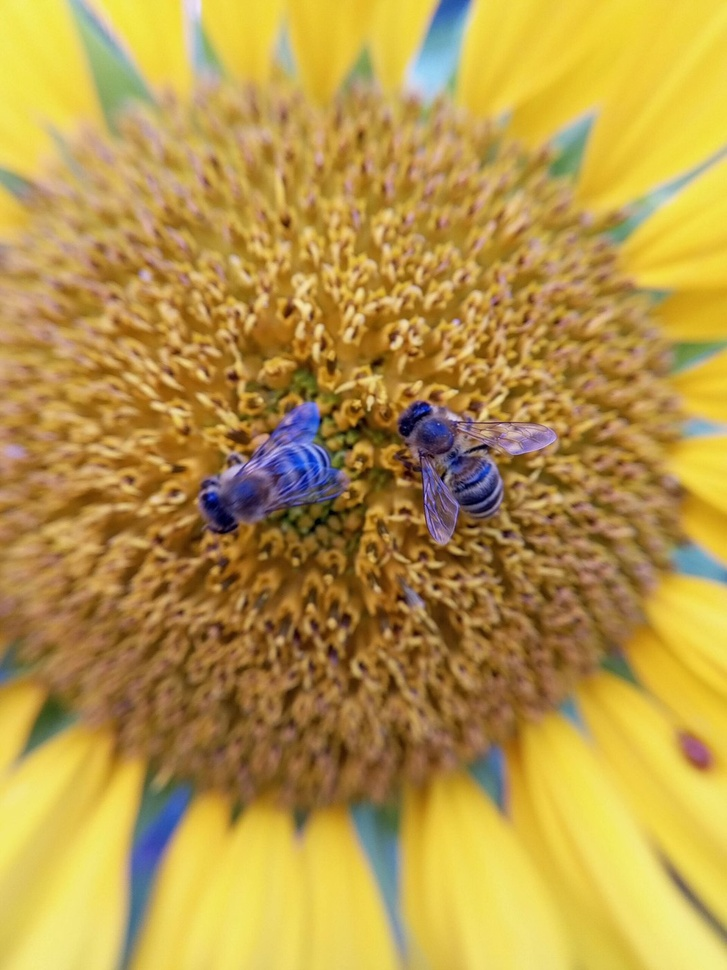
#> input picture carrosseis/assets/fotos/abelha-girassol.jpg, 727 x 970 px, shrunk from 1050 x 1400 before the run
$ python luz_de_borda.py ../assets/fotos/abelha-girassol.jpg ../assets/fotos/ceu-dramatico-soja.jpg ../assets/fotos/ceu-dramatico-soja.jpg 1.0
#> lines starting #> are read from the running program, lines starting #| are printed output that depends on the picture
# Integra um recorte numa cena em contraluz: escurece, aquece e cria luz de borda (rim light).
# uso: python luz_de_borda.py entrada.png saida.png  [lado: direita|esquerda|topo] [forca]
import sys
import numpy as np
from PIL import Image, ImageFilter
ent, sai = sys.argv[1], sys.argv[2]
lado = sys.argv[3] if len(sys.argv) > 3 else "direita"
forca = float(sys.argv[4]) if len(sys.argv) > 4 else 1.0
im = Image.open(ent).convert("RGBA")
a = im.getchannel("A")
#> a: PIL image 727x970 L; every value is 255
arr = np.asarray(im).astype(np.float32)
h, w = a.size[1], a.size[0]
#> h = 970; w = 727
A = arr[..., 3] / 255
#> A: shape (970, 727) float32; every value is 1
# endurece o alpha (tira "fantasmas" semitransparentes do fundo)
A = np.clip((A - 0.25) / 0.6, 0, 1); A = A * A * (3 - 2 * A)
arr[..., 3] = A * 255
a = Image.fromarray((A * 255).astype(np.uint8))
# borda interna: alpha menos alpha desfocado (só dentro do objeto)
r = max(4, int(min(w, h) * 0.018))
#> r = 13
blur = np.asarray(a.filter(ImageFilter.GaussianBlur(r))).astype(np.float32) / 255
borda = np.clip((A - blur) * 3.2, 0, 1) * A
#> borda: shape (970, 727) float32; every value is 0
# direção da luz
x = np.linspace(0, 1, w)[None, :]; y = np.linspace(0, 1, h)[:, None]
#> after `y = np.linspace(0, 1, h)[:, None]`: y = 970 values from 0 to 1
if lado == "direita": d = np.clip(x * 1.4 - 0.2, 0, 1) * (1 - 0.4 * y)
elif lado == "esquerda": d = np.clip((1 - x) * 1.4 - 0.2, 0, 1) * (1 - 0.4 * y)
else: d = np.clip(1 - y * 1.6, 0, 1)
d = 0.35 + 0.65 * d
rgb = arr[..., :3]
# contraluz: objeto mais escuro e quente no corpo
corpo = (0.80 - 0.22 * (1 - d)) * forca + (1 - forca)
rgb = rgb * corpo[..., None] * np.array([1.04, 0.97, 0.88])
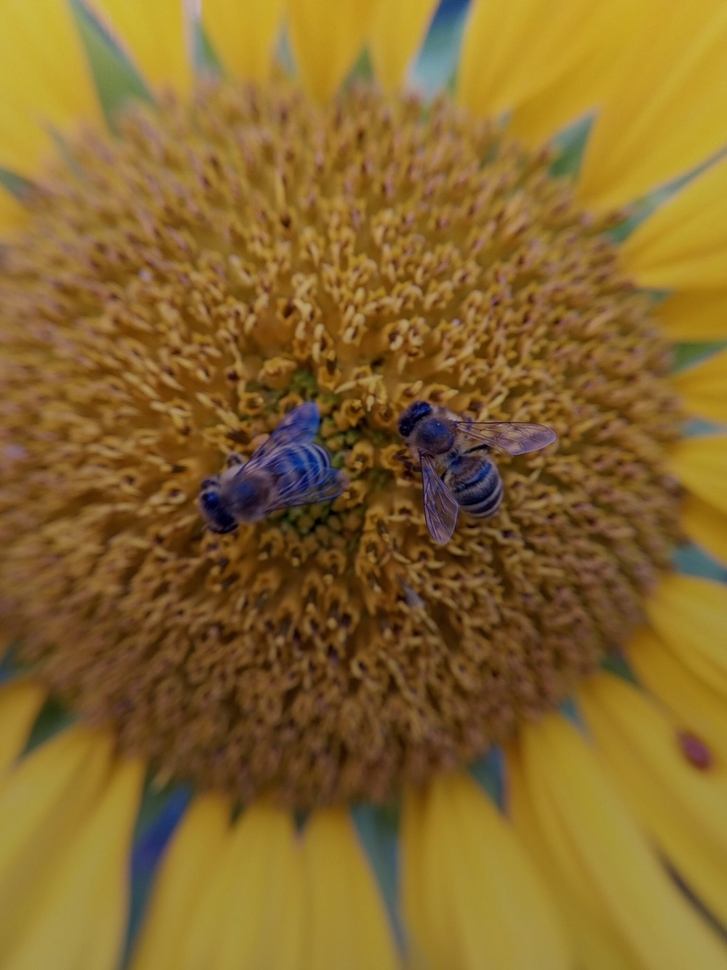
#> rgb: shape (970, 727, 3) float64; mean R, G, B 135.7, 104.6, 44.9
# luz de borda (screen)
cor = np.array([255, 178, 96], np.float32)
k = (borda * d * 0.95 * forca)[..., None]
#> k: shape (970, 727, 1) float64; every value is 0
rgb = 255 - (255 - rgb) * (1 - k * cor / 255)
arr[..., :3] = np.clip(rgb, 0, 255)
Image.fromarray(arr.astype(np.uint8), "RGBA").save(sai, optimize=True)
print("ok", sai)

$ run again, on carrosseis/assets/fotos/nelore-pasto.jpg
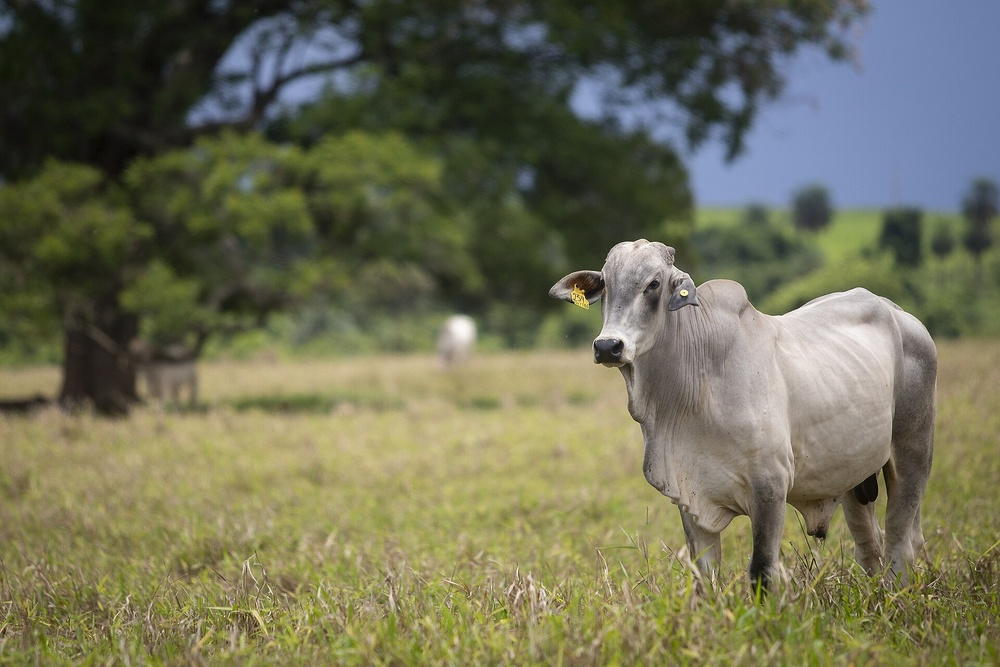
#> input picture carrosseis/assets/fotos/nelore-pasto.jpg, 1000 x 667 px, shrunk from 1920 x 1280 before the run
#> a: PIL image 1000x667 L; every value is 255
#> A: shape (667, 1000) float32; every value is 1
#> borda: shape (667, 1000) float32; every value is 0
#> `rgb = rgb * corpo[..., None] * np.array([1.04, 0.97, 0.88])`:
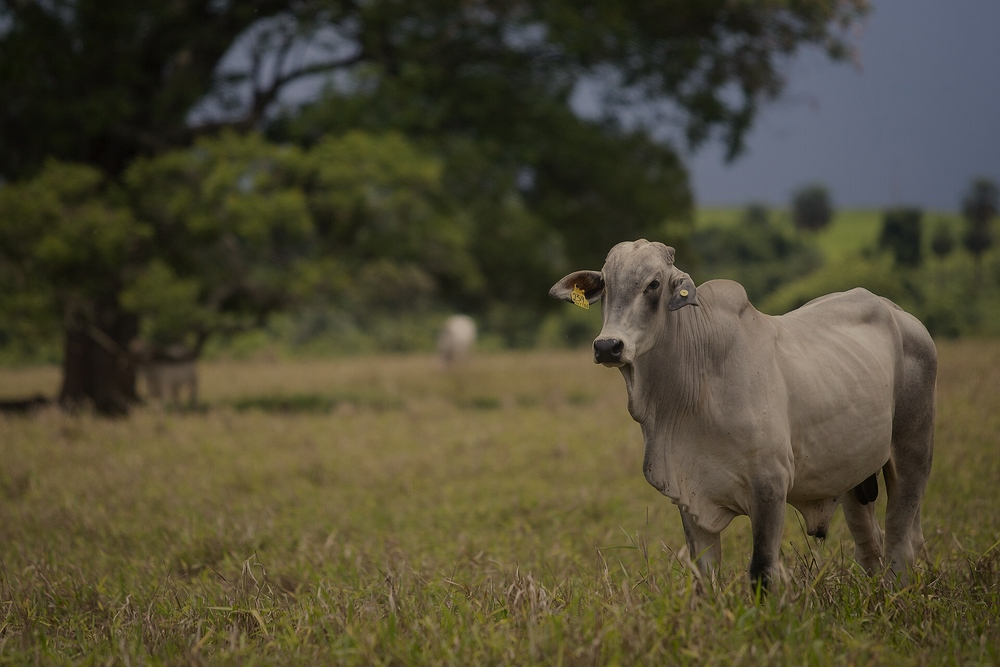
#> rgb: shape (667, 1000, 3) float64; mean R, G, B 79.2, 74.2, 52.6
#> k: shape (667, 1000, 1) float64; every value is 0
